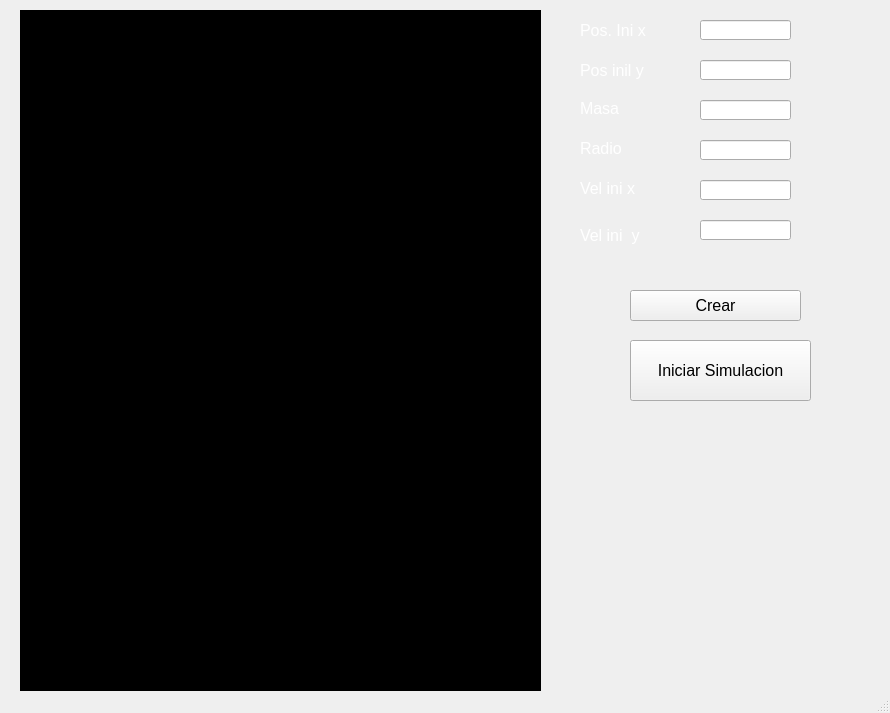
<?xml version="1.0" encoding="UTF-8"?>
<ui version="4.0">
 <class>MainWindow</class>
 <widget class="QMainWindow" name="MainWindow">
  <property name="geometry">
   <rect>
    <x>0</x>
    <y>0</y>
    <width>890</width>
    <height>713</height>
   </rect>
  </property>
  <property name="windowTitle">
   <string>MainWindow</string>
  </property>
  <widget class="QWidget" name="centralwidget">
   <widget class="QGraphicsView" name="graphicsView">
    <property name="geometry">
     <rect>
      <x>20</x>
      <y>10</y>
      <width>521</width>
      <height>691</height>
     </rect>
    </property>
    <property name="styleSheet">
     <string notr="true">background-color: rgb(0, 0, 0);</string>
    </property>
   </widget>
   <widget class="QPushButton" name="Crear">
    <property name="geometry">
     <rect>
      <x>630</x>
      <y>290</y>
      <width>171</width>
      <height>31</height>
     </rect>
    </property>
    <property name="font">
     <font>
      <pointsize>12</pointsize>
     </font>
    </property>
    <property name="text">
     <string>Crear</string>
    </property>
   </widget>
   <widget class="QLineEdit" name="Posicionx">
    <property name="geometry">
     <rect>
      <x>700</x>
      <y>20</y>
      <width>91</width>
      <height>20</height>
     </rect>
    </property>
   </widget>
   <widget class="QLineEdit" name="Posiciony">
    <property name="geometry">
     <rect>
      <x>700</x>
      <y>60</y>
      <width>91</width>
      <height>20</height>
     </rect>
    </property>
   </widget>
   <widget class="QLineEdit" name="Masa">
    <property name="geometry">
     <rect>
      <x>700</x>
      <y>100</y>
      <width>91</width>
      <height>20</height>
     </rect>
    </property>
   </widget>
   <widget class="QLineEdit" name="Radio">
    <property name="geometry">
     <rect>
      <x>700</x>
      <y>140</y>
      <width>91</width>
      <height>20</height>
     </rect>
    </property>
   </widget>
   <widget class="QLineEdit" name="Velocidadx">
    <property name="geometry">
     <rect>
      <x>700</x>
      <y>180</y>
      <width>91</width>
      <height>20</height>
     </rect>
    </property>
   </widget>
   <widget class="QLabel" name="label">
    <property name="geometry">
     <rect>
      <x>580</x>
      <y>20</y>
      <width>111</width>
      <height>20</height>
     </rect>
    </property>
    <property name="font">
     <font>
      <pointsize>12</pointsize>
     </font>
    </property>
    <property name="styleSheet">
     <string notr="true">color: rgb(255, 255, 255);</string>
    </property>
    <property name="text">
     <string>Pos. Ini x</string>
    </property>
   </widget>
   <widget class="QLabel" name="label_2">
    <property name="geometry">
     <rect>
      <x>580</x>
      <y>60</y>
      <width>81</width>
      <height>21</height>
     </rect>
    </property>
    <property name="font">
     <font>
      <pointsize>12</pointsize>
     </font>
    </property>
    <property name="styleSheet">
     <string notr="true">color: rgb(255, 255, 255);</string>
    </property>
    <property name="text">
     <string>Pos inil y</string>
    </property>
   </widget>
   <widget class="QLabel" name="label_3">
    <property name="geometry">
     <rect>
      <x>580</x>
      <y>100</y>
      <width>71</width>
      <height>16</height>
     </rect>
    </property>
    <property name="font">
     <font>
      <pointsize>12</pointsize>
     </font>
    </property>
    <property name="styleSheet">
     <string notr="true">color: rgb(255, 255, 255);
</string>
    </property>
    <property name="text">
     <string>Masa</string>
    </property>
   </widget>
   <widget class="QLabel" name="label_4">
    <property name="geometry">
     <rect>
      <x>580</x>
      <y>140</y>
      <width>61</width>
      <height>16</height>
     </rect>
    </property>
    <property name="font">
     <font>
      <pointsize>12</pointsize>
     </font>
    </property>
    <property name="styleSheet">
     <string notr="true">color: rgb(255, 255, 255);
</string>
    </property>
    <property name="text">
     <string>Radio</string>
    </property>
   </widget>
   <widget class="QLabel" name="label_5">
    <property name="geometry">
     <rect>
      <x>580</x>
      <y>180</y>
      <width>81</width>
      <height>16</height>
     </rect>
    </property>
    <property name="font">
     <font>
      <pointsize>12</pointsize>
     </font>
    </property>
    <property name="styleSheet">
     <string notr="true">color: rgb(255, 255, 255);</string>
    </property>
    <property name="text">
     <string>Vel ini x</string>
    </property>
   </widget>
   <widget class="QPushButton" name="Iniciar_simulacion">
    <property name="geometry">
     <rect>
      <x>630</x>
      <y>340</y>
      <width>181</width>
      <height>61</height>
     </rect>
    </property>
    <property name="font">
     <font>
      <pointsize>12</pointsize>
     </font>
    </property>
    <property name="text">
     <string>Iniciar Simulacion</string>
    </property>
   </widget>
   <widget class="QLineEdit" name="Velocidady">
    <property name="geometry">
     <rect>
      <x>700</x>
      <y>220</y>
      <width>91</width>
      <height>20</height>
     </rect>
    </property>
   </widget>
   <widget class="QLabel" name="label_6">
    <property name="geometry">
     <rect>
      <x>580</x>
      <y>220</y>
      <width>81</width>
      <height>31</height>
     </rect>
    </property>
    <property name="font">
     <font>
      <pointsize>12</pointsize>
     </font>
    </property>
    <property name="styleSheet">
     <string notr="true">color: rgb(255, 255, 255);</string>
    </property>
    <property name="text">
     <string>Vel ini  y</string>
    </property>
   </widget>
  </widget>
  <widget class="QMenuBar" name="menubar">
   <property name="geometry">
    <rect>
     <x>0</x>
     <y>0</y>
     <width>890</width>
     <height>25</height>
    </rect>
   </property>
  </widget>
  <widget class="QStatusBar" name="statusbar"/>
 </widget>
 <resources/>
 <connections/>
</ui>
